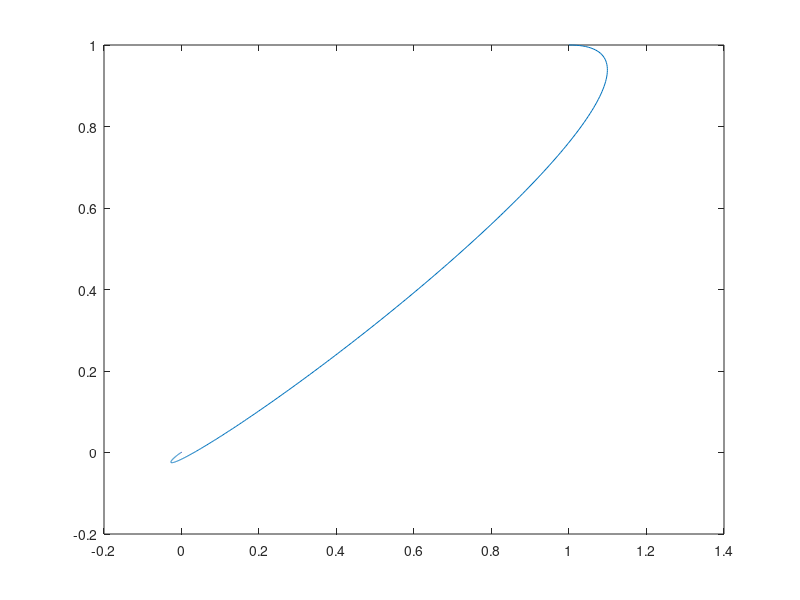

Write MATLAB code to recreate this figure. (Note: this script raises an error after producing the figure.)
clc;
close all;
clear all;

n= 4;
m= 2;
l= 2;
N= 1000;
x= zeros(n,N);
u= zeros(m,N);
y= zeros(l,N);

A = [0,0,1,0;
     0,0,0,1;
     0,0,0,0;
     0,0,0,0];

B = [0 0;0 0;1 0;0 1];


C = [1,0,0,0;
     0,1,0,0];
 
D = [];

dt = 0.01;

sys1 = ss(A,B,C,D);
sys2 = c2d(sys1,dt);

At = sys2.A;
Bt = sys2.B;
Ct = sys2.C;

Qx = 1*eye(2);
Qv = 0.1*eye(2);
Q = [Qx,zeros(2,2);
    zeros(2,2),Qv];
R = 0.1*eye(2);

[K,S,e] = dlqr(At,Bt,Q,R,[]); 



x0 = [1,1,1,0]'; 
x(:,1) = x0; 
for i=1:N
    u(:,i) = -K*x(:,i);
    x(:,i+1) = At*x(:,i) + Bt*u(:,i);
    y(:,i) = Ct*x(:,i);
end


figure()
plot(x(1,:),x(2,:))

%%
[P J] = jordan(At);
P 
J
%%
x0 = [1,1,0,0]';

x = x0; 
t = 0:dt:dt*N;
Cc=[];
U=[];
j = 1;
for i = t
    
    Cc = [Cc, At^(j-1)*Bt];
    u = -K*x(:,end);
    %u = [0;0];
    U = [u;U];
%     x = [x,inv(P)*expm(J*i)*P*x0 + Cc*U];
    x = [x,inv(P)*J^(i)*P*x0 + Cc*U];
    j = j+1;
end

%%
figure()
plot(x(1,:),x(2,:))

P*expm(J*i)*inv(P)*x0